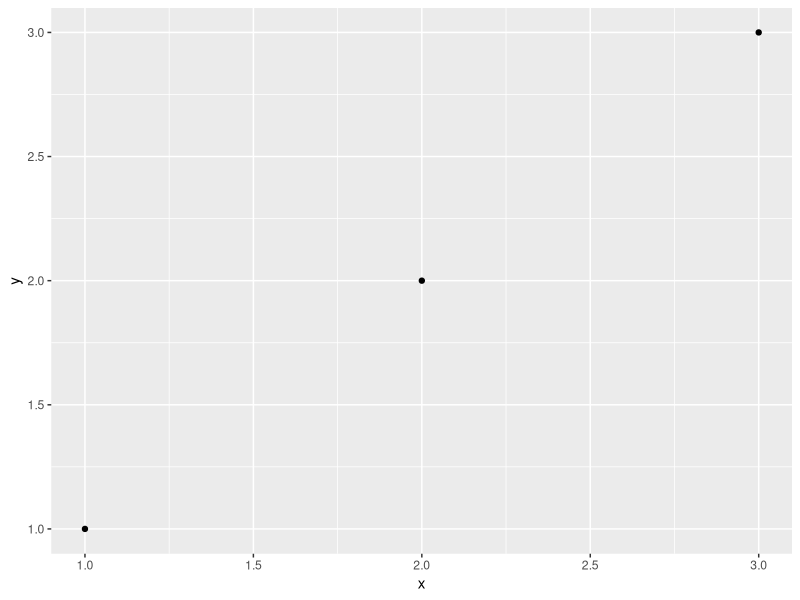
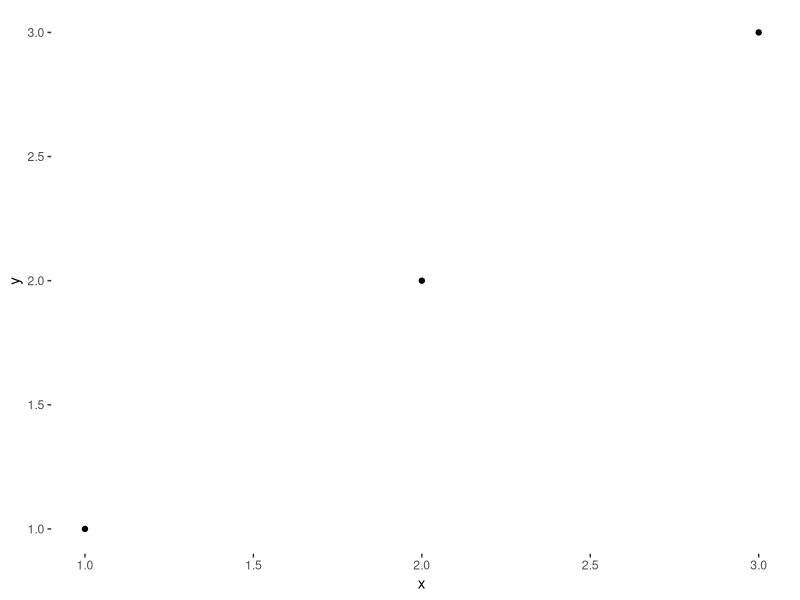
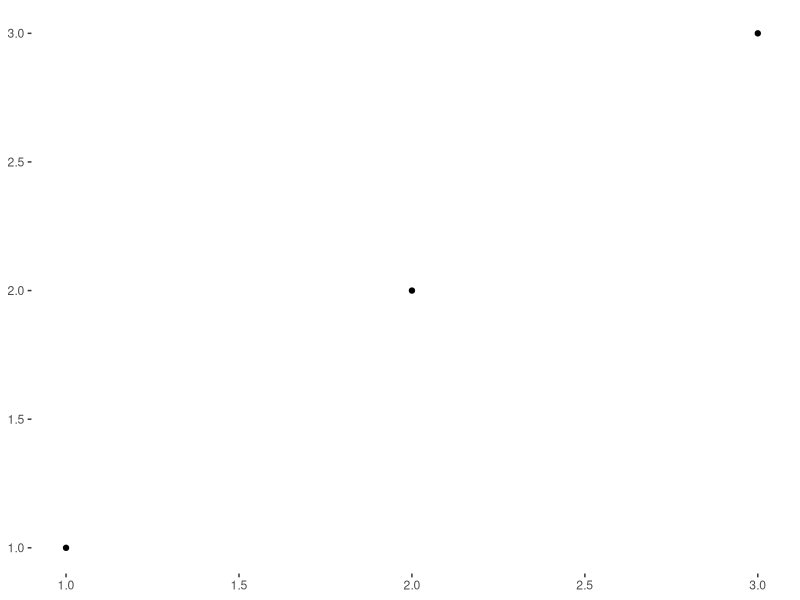
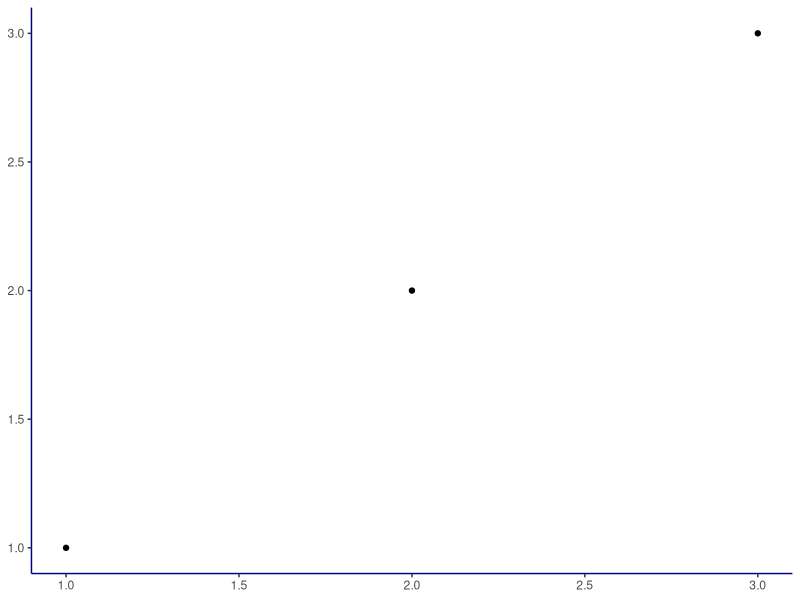

Source code (R) for these figures, in order:
library(ggplot2)
df <- data.frame(x = 1:3, y = 1:3)
base <- ggplot(df, aes(x, y)) + geom_point()
base
last_plot() + theme(panel.background = element_blank())
last_plot() + theme(
  axis.title.x = element_blank(), 
  axis.title.y = element_blank()
)

last_plot() + theme(axis.line = element_line(colour = "darkblue"))
